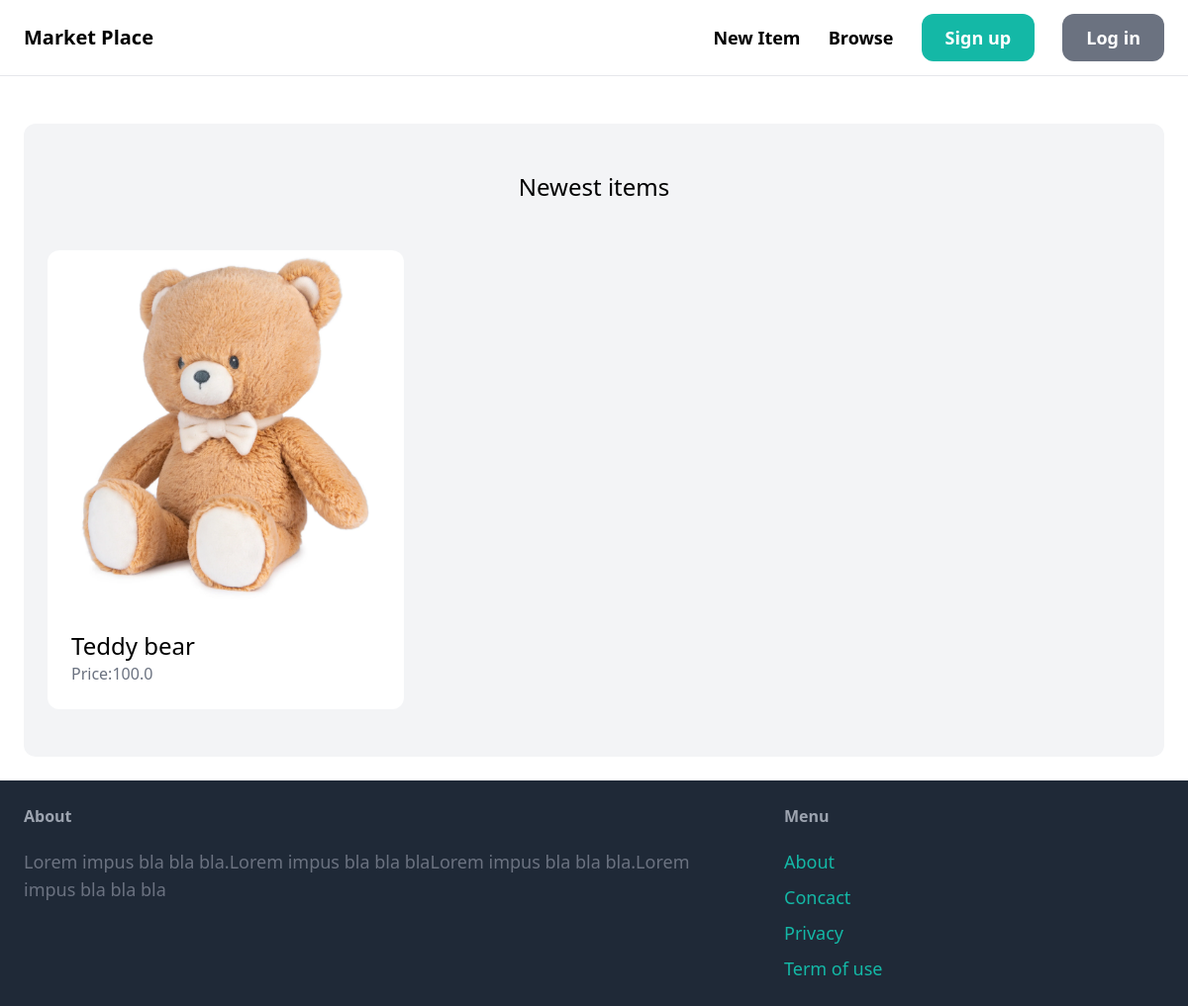
Before: / with the older database file.
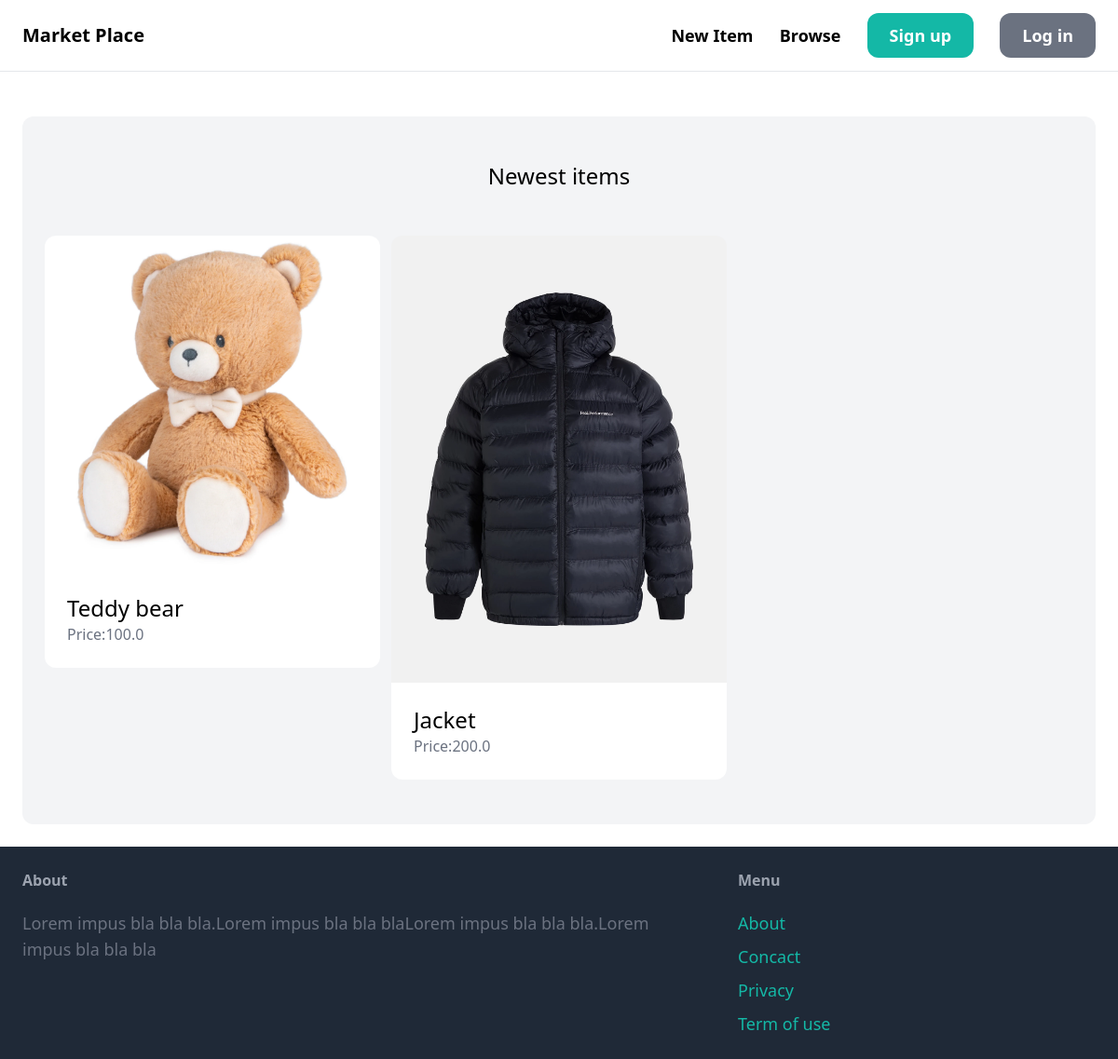
After: the same page with the newer database file.
### item/models.py (models this page shows, shortened)
class Item(models.Model):
    category = models.ForeignKey(Category, related_name='items', on_delete=models.CASCADE)
    name = models.CharField(max_length=255)
    description = models.TextField(blank=True, null=True)
    price = models.FloatField()
    image = models.ImageField(upload_to='item_images', blank=True, null=True)
    is_sold = models.BooleanField(default=False)
    created_by = models.ForeignKey(User, related_name='items', on_delete=models.CASCADE)
    created_at = models.DateTimeField(auto_now_add=True)

### core/views.py (the view)
# urls.py: path('', index, name='index'),
def index(request):
    items = Item.objects.filter(is_sold=False)[0:6]
    categories = Category.objects.all()
    return render(request, 'core/index.html', {
        'categories': categories,
        'items': items,
    })

### core/templates/core/index.html (shortened to what this page needs)
{% extends 'core/base.html' %}
{% block content %}
    <div class="mt-6 px-6 py-12 bg-gray-100 rounded-xl">
        <h2 class="mb-12 text-2xl text-center">Newest items</h2>
        <div class="grid grid-cols-3 gap-3">
            {% for item in items %}
                <div>
                    <a href="">
                        <div>
                            <img src="{{ item.image.url }}" class="rounded-t-xl">
                        </div>
                        <div class="p-6 bg-white rounded-b-xl">
                            <h2 class="text-2xl">{{ item.name }}</h2>
                            <p class="text-gray-500">Price:{{ item.price }}</p>
                        </div>
                    </a>
                </div>
            {% endfor %}
        </div>
    </div>
{% endblock %}

### core/templates/core/base.html (shortened to what this page needs)
<!doctype html>
<html lang="en">
<head>
    <script src="https://cdn.tailwindcss.com"></script>
</head>
<body>
    <nav class="py-6 px-6 flex justify-between items-center border-b border-gray-200">
        <a href="/" class="text-xl font-semibold">Market Place</a>
        <div class="space-x-6">
            <a href="#" class="text-lg font-semibold hover:text-gray-500">New Item</a>
            <a href="#" class="text-lg font-semibold hover:text-gray-500">Browse</a>
            <a href="#" class="px-6 py-3 text-lg font-semibold bg-teal-500 text-white rounded-xl hover:bg-teal-700">Sign
                up</a>
            <a href="#" class="px-6 py-3 text-lg font-semibold bg-gray-500 text-white rounded-xl hover:bg-gray-700">Log
                in</a>
        </div>
    </nav>
    <div class="px-6 py-6">
        {% block content %}
        {% endblock %}
    </div>
    <footer class="py-6 px-6 flex justify-between bg-gray-800">
        <div class="w-2/3 pr-10">
            <h3 class="mb-5 font-semibold text-gray-400">About</h3>
            <p class="text-lg text-gray-500">Lorem impus bla bla bla.Lorem impus bla bla blaLorem impus bla bla
                bla.Lorem impus
                bla bla bla</p>
        </div>
        <div class="w-1/3">
            <h3 class="mb-5 font-semibold text-gray-400">Menu</h3>
            <ul class="space-y-2">
                <li><a href="#" class="text-lg text-teal-500 hover:text-teal-700">About</a></li>
                <li><a href="{% url 'contact' %}" class="text-lg text-teal-500 hover:text-teal-700">Concact</a></li>
                <li><a href="#" class="text-lg text-teal-500 hover:text-teal-700">Privacy</a></li>
                <li><a href="#" class="text-lg text-teal-500 hover:text-teal-700">Term of use</a></li>
            </ul>
        </div>
    </footer>
</body>
</html>

Changed rows visible on the page:
added Item: image (picture), name "Jacket", price "200.0"
